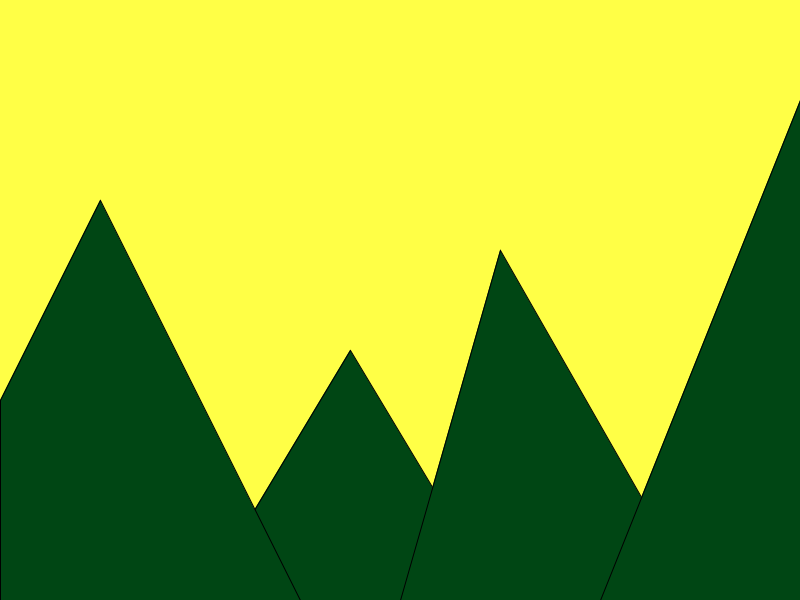
Frame 1 (no input)
Frame 60 (the mouse pressed at the canvas centre just before this capture): identical to frame 1, image omitted
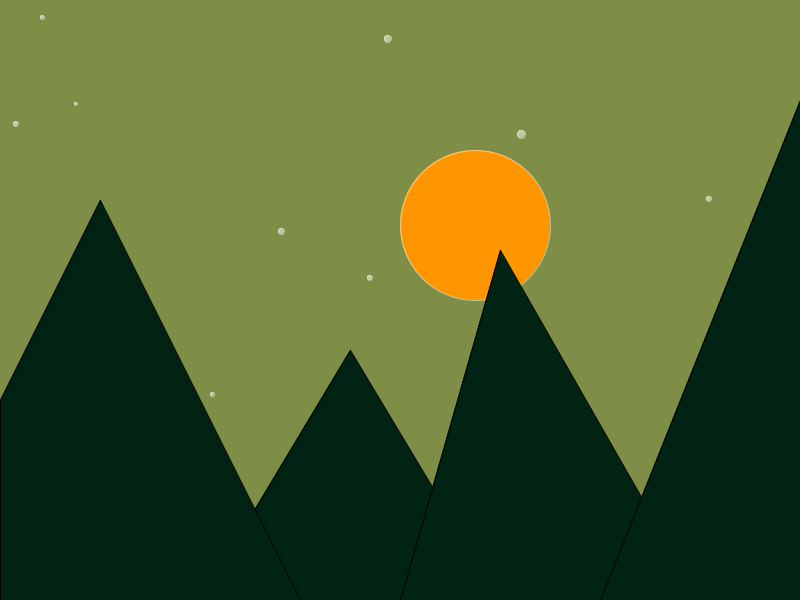
Frame 120 (the mouse held since frame 60 and released just before this capture)

The Processing sketch that drew these frames (run headless with seeded random() and noise(); from frame 60 on, the mouse is pressed at the canvas centre):

// Processing sketch: processing_40829
// ── processing_40829.pde

//EJ Posselius - Processing.0 - 11.10.05
int sunY;
int  s1x, s1y, s1s, s2x, s2y, s2s, s3x, s3y, s3s;
int  s4x, s4y, s4s, s5x, s5y, s5s, s6x, s6y, s6s;
int  s7x, s7y, s7s, s8x, s8y, s8s, s9x, s9y, s9s;
int  s10x, s10y, s10s, s11x, s11y, s11s, s12x, s12y, s12s;

void setup (){
  size(800,600);
  
  //random star locations - global
  s1x = round(random(0,800));  
  s1y = round(random(0,500));
  s1s = round(random(3,8));
  s2x = round(random(0,800));
  s2y = round(random(0,500));
  s2s = round(random(3,8));
  s3x = round(random(0,800));
  s3y = round(random(0,500));
  s3s = round(random(3,8));  
  s4x = round(random(0,800));
  s4y = round(random(0,500));
  s4s = round(random(3,8));
  s5x = round(random(0,800));
  s5y = round(random(0,500));
  s5s = round(random(3,8));
  s6x = round(random(0,800));
  s6y = round(random(0,500));
  s6s = round(random(3,8));    
  s7x = round(random(0,800));
  s7y = round(random(0,500));
  s7s = round(random(3,8));
  s8x = round(random(0,800));
  s8y = round(random(0,500));
  s8s = round(random(3,8));
  s9x = round(random(0,800));
  s9y = round(random(0,500));
  s9s = round(random(3,8));  
  s10x = round(random(0,800));
  s10y = round(random(0,500));
  s10s = round(random(3,8));
  s11x = round(random(0,800));
  s11y = round(random(0,500));
  s11s = round(random(3,8));
  s12x = round(random(0,800));
  s12y = round(random(0,500));
  s12s = round(random(3,8));  
  
  smooth();
}

void draw (){
  sunY=mouseY; //declare sunY
  
  stroke(0);
  background(map(sunY,0,600,255,0),map(sunY,0,600,255,30),70);  //sunset bg

  stroke(255,255,255,round(map(sunY,0,600,0,255))); //draw stars
  fill(255,255,255,round(map(sunY,0,600,0,255)));
  ellipse(s1x, s1y, s1s, s1s);
  ellipse(s2x, s2y, s2s, s2s); 
  ellipse(s3x, s3y, s3s, s3s);
  ellipse(s4x, s4y, s4s, s4s);
  ellipse(s5x, s5y, s5s, s5s); 
  ellipse(s6x, s6y, s6s, s6s);
  ellipse(s7x, s7y, s7s, s7s);
  ellipse(s8x, s8y, s8s, s8s); 
  ellipse(s9x, s9y, s9s, s9s);
  ellipse(s10x, s10y, s10s, s10s);
  ellipse(s11x, s11y, s11s, s11s); 
  ellipse(s12x, s12y, s12s, s12s);
  
  fill(255,150,0);
  ellipseMode(CORNER);
  ellipse(300+sunY/3,sunY-150,150,150); //draw and move sun
  
  
  fill(0,map(sunY,0,600,70,0),20); // change mountain colors
  
  stroke(0);
  triangle(200,600,350,350,500,600);
  triangle(400,600,500,250,700,600);
  quad(0,400,100,200,300,600,0,600);
  triangle(600,600,800,100,800,600); //foreground elements

}
